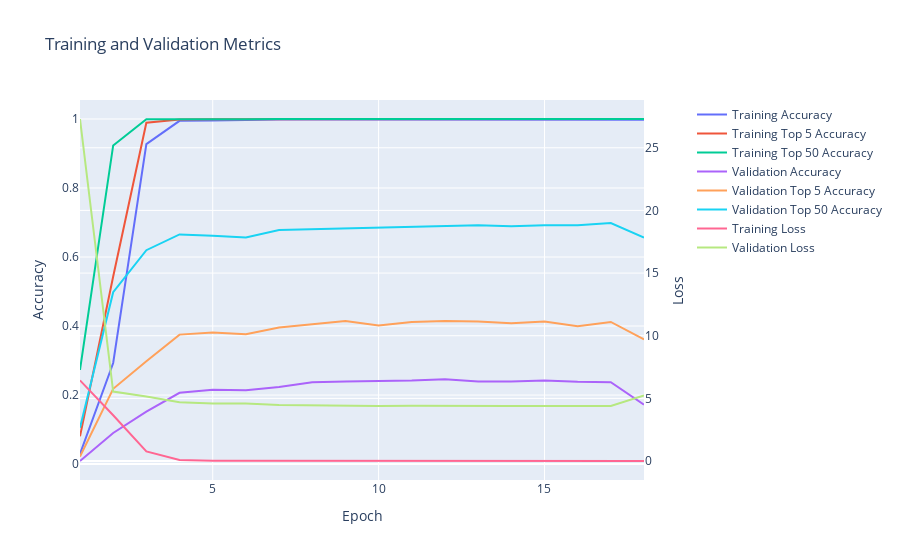

The notebook cell saved with this chart:
### Code cell
softmax_cross_entropy_model.display_training_history()

### Figure 1 — Plotly figure (JSON) as saved in the notebook; plotly's stock layout.template omitted (floating-point values rounded to 4 significant figures)
{"data": [{"mode": "lines", "name": "Training Accuracy", "type": "scatter", "x": [1, 2, 3, 4, 5, 6, 7, 8, 9, 10, 11, 12, 13, 14, 15, 16, 17, 18], "xaxis": "x", "y": [0.02944, 0.2928, 0.9272, 0.9946, 0.9959, 0.9978, 0.9987, 0.9987, 0.9987, 0.9987, 0.9987, 0.9987, 0.9987, 0.9987, 0.9987, 0.9987, 0.9987, 0.9981, 0.9782], "yaxis": "y"}, {"mode": "lines", "name": "Training Top 5 Accuracy", "type": "scatter", "x": [1, 2, 3, 4, 5, 6, 7, 8, 9, 10, 11, 12, 13, 14, 15, 16, 17, 18], "xaxis": "x", "y": [0.08041, 0.5435, 0.9892, 0.9987, 0.9994, 0.9994, 1.0, 1.0, 1.0, 1.0, 1.0, 1.0, 1.0, 1.0, 1.0, 1.0, 1.0, 1.0, 0.9987], "yaxis": "y"}, {"mode": "lines", "name": "Training Top 50 Accuracy", "type": "scatter", "x": [1, 2, 3, 4, 5, 6, 7, 8, 9, 10, 11, 12, 13, 14, 15, 16, 17, 18], "xaxis": "x", "y": [0.2729, 0.9234, 0.9994, 0.9987, 0.9994, 0.9994, 1.0, 1.0, 1.0, 1.0, 1.0, 1.0, 1.0, 1.0, 1.0, 1.0, 1.0, 1.0, 0.9997], "yaxis": "y"}, {"mode": "lines", "name": "Validation Accuracy", "type": "scatter", "x": [1, 2, 3, 4, 5, 6, 7, 8, 9, 10, 11, 12, 13, 14, 15, 16, 17, 18], "xaxis": "x", "y": [0.008872, 0.08999, 0.1521, 0.2066, 0.2155, 0.2142, 0.2231, 0.237, 0.2395, 0.2408, 0.2421, 0.2459, 0.2395, 0.2395, 0.2421, 0.2383, 0.237, 0.1724, 0.01394], "yaxis": "y"}, {"mode": "lines", "name": "Validation Top 5 Accuracy", "type": "scatter", "x": [1, 2, 3, 4, 5, 6, 7, 8, 9, 10, 11, 12, 13, 14, 15, 16, 17, 18], "xaxis": "x", "y": [0.02155, 0.218, 0.2978, 0.3752, 0.3815, 0.3764, 0.3954, 0.4043, 0.4144, 0.4018, 0.4119, 0.4144, 0.4132, 0.4081, 0.4132, 0.3992, 0.4119, 0.3612, 0.03676], "yaxis": "y"}, {"mode": "lines", "name": "Validation Top 50 Accuracy", "type": "scatter", "x": [1, 2, 3, 4, 5, 6, 7, 8, 9, 10, 11, 12, 13, 14, 15, 16, 17, 18], "xaxis": "x", "y": [0.1052, 0.4981, 0.6198, 0.6654, 0.6616, 0.6565, 0.6781, 0.6806, 0.6831, 0.6857, 0.6869, 0.6895, 0.692, 0.6895, 0.692, 0.692, 0.6984, 0.6565, 0.1838], "yaxis": "y"}, {"mode": "lines", "name": "Training Loss", "type": "scatter", "x": [1, 2, 3, 4, 5, 6, 7, 8, 9, 10, 11, 12, 13, 14, 15, 16, 17, 18], "xaxis": "x", "y": [6.439, 3.653, 0.7728, 0.08067, 0.02849, 0.02545, 0.01181, 0.008902, 0.007611, 0.005623, 0.01023, 0.005432, 0.006305, 0.004308, 0.005295, 0.004725, 0.006539, 0.006992, 0.1412], "yaxis": "y2"}, {"mode": "lines", "name": "Validation Loss", "type": "scatter", "x": [1, 2, 3, 4, 5, 6, 7, 8, 9, 10, 11, 12, 13, 14, 15, 16, 17, 18], "xaxis": "x", "y": [27.29, 5.545, 5.143, 4.684, 4.592, 4.59, 4.478, 4.435, 4.41, 4.392, 4.408, 4.391, 4.394, 4.391, 4.402, 4.396, 4.391, 5.227, 19.07], "yaxis": "y2"}], "layout": {"title": {"text": "Training and Validation Metrics"}, "xaxis": {"anchor": "y", "domain": [0.0, 0.94], "title": {"text": "Epoch"}}, "yaxis": {"anchor": "x", "domain": [0.0, 1.0], "title": {"text": "Accuracy"}}, "yaxis2": {"anchor": "x", "overlaying": "y", "side": "right", "title": {"text": "Loss"}}}}
